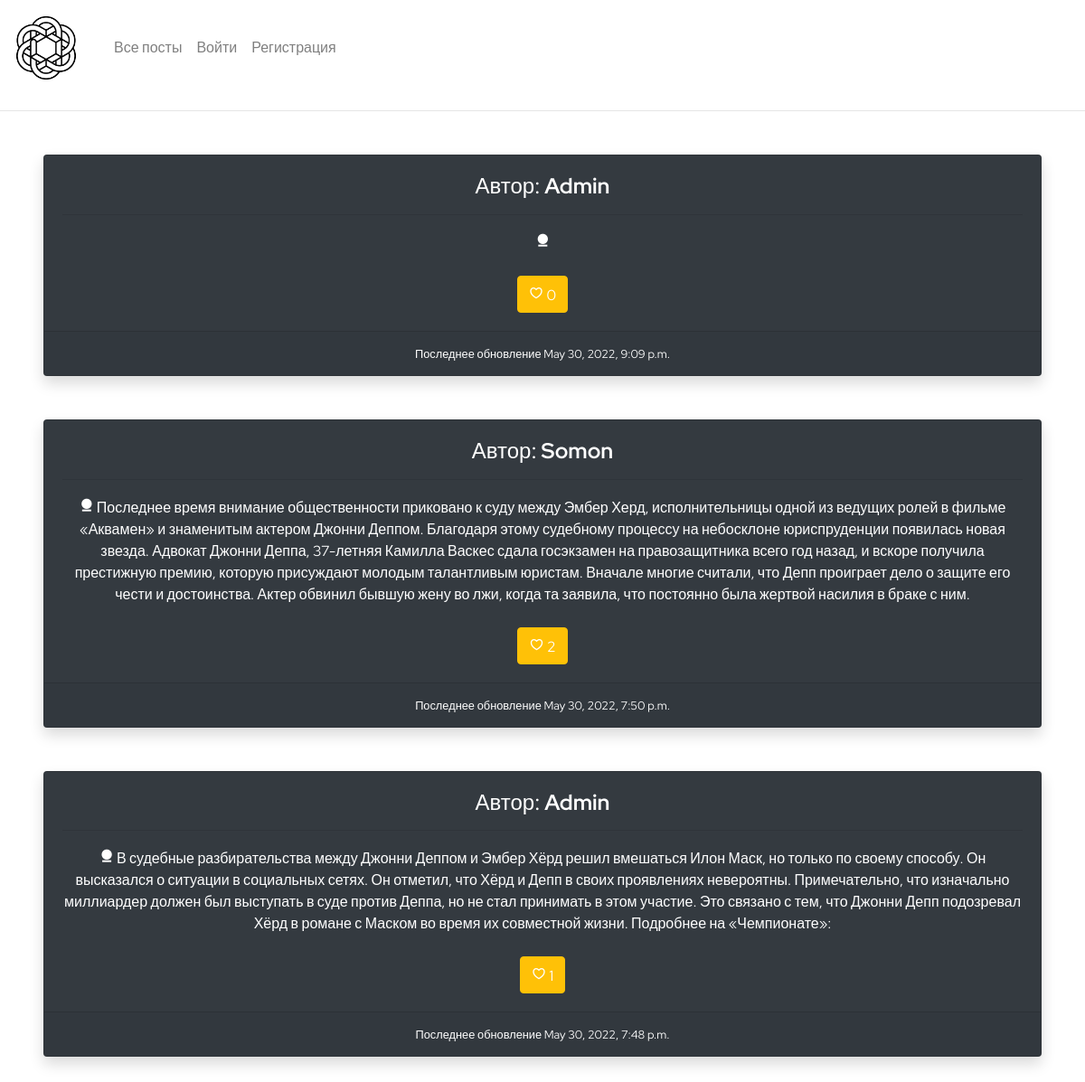
The page / on the database its author committed.
### network/models.py (models this page shows)
class Post(models.Model):
    owner = models.ForeignKey(User, on_delete=models.CASCADE)
    content = models.TextField()
    created_at = models.DateTimeField(auto_now_add=True)
    updated_at = models.DateTimeField(auto_now=True)
    liked_by = models.ManyToManyField(User, related_name="liked_users")

class User(AbstractUser):
    followers = models.ManyToManyField('self', related_name='followerss', symmetrical=False)
    following = models.ManyToManyField('self', related_name='followingg', symmetrical=False)

### network/views.py (the view)
# urls.py: path("", views.index, name="index"),
def index(request):
    posts = Post.objects.all().order_by("created_at").reverse()
    paginator = Paginator(posts, 10)
    page = request.GET.get('page')
    posts = paginator.get_page(page)
    likes = []
    for post in posts:
        likes.append(post.liked_by)
    return render(request, "network/index.html", {
        "posts": zip(posts, likes),
        'popo' : posts
    })

### network/templates/network/index.html (shortened to what this page needs)
{% extends "network/layout.html" %}
{% block body %}
        {% for post, likes in posts %}
            <div class = "shadow post card text-center m-5 text-white bg-dark">
                <div class="card-body" id = "postbody{{forloop.counter}}">
                    <h4 class="card-title">Автор: <strong><a class = "text-capitalize" href="{% url 'user_profile' post.owner.username %}">{{ post.owner.username }}</a></strong></h4>
                    <hr>
                    <p id = "oldcontent{{forloop.counter}}" class="card-text"><strong><i class="ri-user-4-fill"></i> </strong> {{ post.content }}</p>
                    <button id = "likescount{{forloop.counter}}" class="btn btn-warning text-white mt-2"><i class="ri-heart-3-line"></i> {{likes.count}} </button>
                </div>
                <div class="card-footer">
                    <small class="text">Последнее обновление {{ post.updated_at }}</small>
                </div>
            </div>
            {% endfor %}
{% endblock %}

### network/templates/network/layout.html (shortened to what this page needs)
{% load static %}
<!DOCTYPE html>
<html lang="en">
    <head>
        <link rel="stylesheet" href="https://stackpath.bootstrapcdn.com/bootstrap/4.4.1/css/bootstrap.min.css">
        <link href="{% static 'network/styles.css' %}" rel="stylesheet">
        <link href="https://cdn.jsdelivr.net/npm/remixicon@2.5.0/fonts/remixicon.css" rel="stylesheet">
    </head>
    <body>
        <nav class="navbar navbar-expand-lg navbar-light">
            <a class="navbar-brand" href="{% url 'index' %}"><img src="{% static 'network/favicon.ico' %}" alt="logo" class="navbar-brand" width = "70px"></a>
            <div>
              <ul class="navbar-nav mr-auto">
                <li class="nav-item">
                  <a class="nav-link" href="{% url 'index' %}">Все посты</a>
                </li>
                {% if user.is_authenticated %}
                    <li class="nav-item">
                        <a class="nav-link" href="{% url 'following' %}">Подписки</a>
                    </li>
                    <li class="nav-item">
                        <a class="nav-link" href="{% url 'logout' %}">Выход</a>
                    </li>
                {% else %}
                    <li class="nav-item">
                        <a class="nav-link" href="{% url 'login' %}">Войти</a>
                    </li>
                    <li class="nav-item">
                        <a class="nav-link" href="{% url 'register' %}">Регистрация</a>
                    </li>
                {% endif %}
              </ul>
            </div>
          </nav>
          <hr>
        <div class="body">
            {% block body %}
            {% endblock %}
        </div>
    </body>
</html>

### network/templates/network/layout.html (style rules this page uses)
* { font-family: 'Red Hat Display', sans-serif !important; }
a { color:inherit; text-decoration:none; }

### rows shown on the page
Post: owner.username "Admin", count "0", updated_at "May 30, 2022, 9:09 p.m."
Post: owner.username "Somon", content "Последнее время внимание общественности приковано к суду между Эмбер Херд, исполнительницы одной из ведущих ролей в фильме «Аквамен» и знаменитым актером Джонни Деппом. Благодаря этому судебному процессу на небосклоне юриспруденции появилась новая звезда. Адвокат Джонни Деппа, 37-летняя Камилла Васкес сдала госэкзамен на правозащитника всего год назад, и вскоре получила престижную премию, которую присуждают молодым талантливым юристам. Вначале многие считали, что Депп проиграет дело о защите его чести и достоинства. Актер обвинил бывшую жену во лжи, когда та заявила, что постоянно была жертвой насилия в браке с ним.", count "2", updated_at "May 30, 2022, 7:50 p.m."
Post: owner.username "Admin", content "В судебные разбирательства между Джонни Деппом и Эмбер Хёрд решил вмешаться Илон Маск, но только по своему способу. Он высказался о ситуации в социальных сетях. Он отметил, что Хёрд и Депп в своих проявлениях невероятны. Примечательно, что изначально миллиардер должен был выступать в суде против Деппа, но не стал принимать в этом участие. Это связано с тем, что Джонни Депп подозревал Хёрд в романе с Маском во время их совместной жизни. Подробнее на «Чемпионате»:", count "1", updated_at "May 30, 2022, 7:48 p.m."
